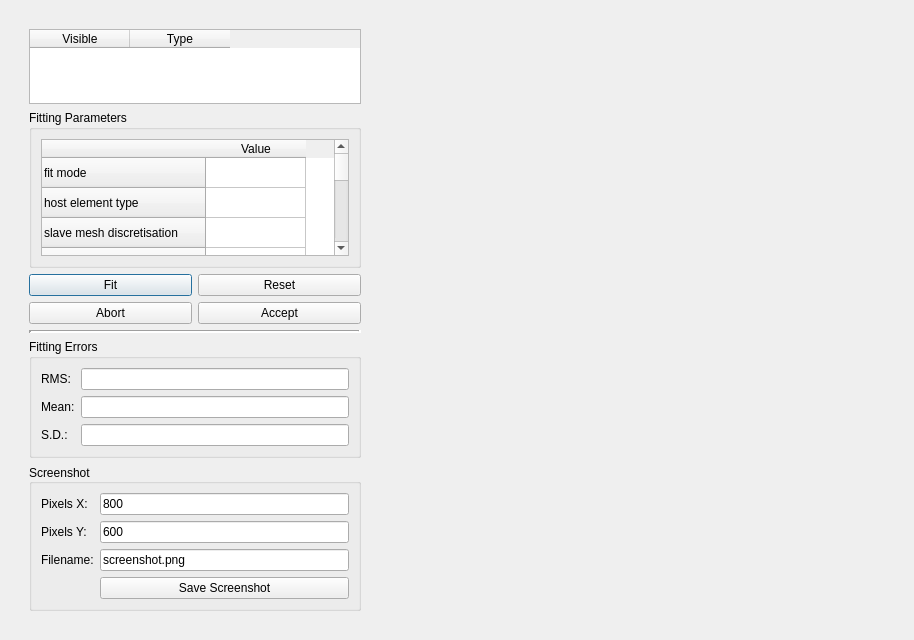
<?xml version="1.0" encoding="UTF-8"?>
<ui version="4.0">
 <class>Dialog</class>
 <widget class="QDialog" name="Dialog">
  <property name="geometry">
   <rect>
    <x>0</x>
    <y>0</y>
    <width>914</width>
    <height>640</height>
   </rect>
  </property>
  <property name="sizePolicy">
   <sizepolicy hsizetype="Preferred" vsizetype="Preferred">
    <horstretch>0</horstretch>
    <verstretch>0</verstretch>
   </sizepolicy>
  </property>
  <property name="windowTitle">
   <string>Host Mesh Fitting</string>
  </property>
  <layout class="QHBoxLayout" name="horizontalLayout_2">
   <item>
    <widget class="QWidget" name="widget" native="true">
     <property name="enabled">
      <bool>true</bool>
     </property>
     <property name="sizePolicy">
      <sizepolicy hsizetype="Preferred" vsizetype="Preferred">
       <horstretch>0</horstretch>
       <verstretch>0</verstretch>
      </sizepolicy>
     </property>
     <property name="maximumSize">
      <size>
       <width>16777215</width>
       <height>16777215</height>
      </size>
     </property>
     <layout class="QGridLayout" name="gridLayout">
      <item row="0" column="0">
       <widget class="QWidget" name="widget" native="true">
        <property name="sizePolicy">
         <sizepolicy hsizetype="Preferred" vsizetype="Preferred">
          <horstretch>0</horstretch>
          <verstretch>0</verstretch>
         </sizepolicy>
        </property>
        <property name="minimumSize">
         <size>
          <width>350</width>
          <height>0</height>
         </size>
        </property>
        <property name="maximumSize">
         <size>
          <width>500</width>
          <height>16777215</height>
         </size>
        </property>
        <layout class="QVBoxLayout" name="verticalLayout_3">
         <item>
          <layout class="QVBoxLayout" name="verticalLayout">
           <property name="sizeConstraint">
            <enum>QLayout::SetDefaultConstraint</enum>
           </property>
           <item>
            <widget class="QTableWidget" name="tableWidget">
             <property name="sizePolicy">
              <sizepolicy hsizetype="Preferred" vsizetype="Maximum">
               <horstretch>0</horstretch>
               <verstretch>0</verstretch>
              </sizepolicy>
             </property>
             <property name="minimumSize">
              <size>
               <width>0</width>
               <height>0</height>
              </size>
             </property>
             <property name="maximumSize">
              <size>
               <width>16777215</width>
               <height>150</height>
              </size>
             </property>
             <property name="sortingEnabled">
              <bool>false</bool>
             </property>
             <attribute name="horizontalHeaderVisible">
              <bool>true</bool>
             </attribute>
             <attribute name="horizontalHeaderCascadingSectionResizes">
              <bool>false</bool>
             </attribute>
             <attribute name="horizontalHeaderDefaultSectionSize">
              <number>100</number>
             </attribute>
             <column>
              <property name="text">
               <string>Visible</string>
              </property>
             </column>
             <column>
              <property name="text">
               <string>Type</string>
              </property>
             </column>
            </widget>
           </item>
           <item>
            <widget class="QGroupBox" name="groupBox">
             <property name="title">
              <string>Fitting Parameters</string>
             </property>
             <layout class="QVBoxLayout" name="verticalLayout_2">
              <item>
               <widget class="QTableWidget" name="fitParamsTableWidget">
                <row>
                 <property name="text">
                  <string>fit mode</string>
                 </property>
                </row>
                <row>
                 <property name="text">
                  <string>host element type</string>
                 </property>
                </row>
                <row>
                 <property name="text">
                  <string>slave mesh discretisation</string>
                 </property>
                </row>
                <row>
                 <property name="text">
                  <string>slave sobelov discretisation</string>
                 </property>
                </row>
                <row>
                 <property name="text">
                  <string>slave sobelov weight</string>
                 </property>
                </row>
                <row>
                 <property name="text">
                  <string>slave normal discretisation</string>
                 </property>
                </row>
                <row>
                 <property name="text">
                  <string>slave normal weight</string>
                 </property>
                </row>
                <row>
                 <property name="text">
                  <string>host sobelov discretisation</string>
                 </property>
                </row>
                <row>
                 <property name="text">
                  <string>host sobelov weight</string>
                 </property>
                </row>
                <row>
                 <property name="text">
                  <string>max iterations</string>
                 </property>
                </row>
                <row>
                 <property name="text">
                  <string>n closest points</string>
                 </property>
                </row>
                <row>
                 <property name="text">
                  <string>kdtree args</string>
                 </property>
                </row>
                <row>
                 <property name="text">
                  <string>verbose</string>
                 </property>
                </row>
                <column>
                 <property name="text">
                  <string>Value</string>
                 </property>
                </column>
                <item row="2" column="0">
                 <property name="text">
                  <string/>
                 </property>
                 <property name="flags">
                  <set>ItemIsSelectable|ItemIsEditable|ItemIsDragEnabled|ItemIsUserCheckable|ItemIsEnabled</set>
                 </property>
                </item>
               </widget>
              </item>
             </layout>
            </widget>
           </item>
           <item>
            <layout class="QGridLayout" name="fitButtonsGroup">
             <item row="0" column="0">
              <widget class="QPushButton" name="fitButton">
               <property name="text">
                <string>Fit</string>
               </property>
              </widget>
             </item>
             <item row="0" column="1">
              <widget class="QPushButton" name="resetButton">
               <property name="text">
                <string>Reset</string>
               </property>
              </widget>
             </item>
             <item row="1" column="1">
              <widget class="QPushButton" name="acceptButton">
               <property name="text">
                <string>Accept</string>
               </property>
              </widget>
             </item>
             <item row="1" column="0">
              <widget class="QPushButton" name="abortButton">
               <property name="text">
                <string>Abort</string>
               </property>
              </widget>
             </item>
            </layout>
           </item>
           <item>
            <spacer name="verticalSpacer">
             <property name="orientation">
              <enum>Qt::Vertical</enum>
             </property>
             <property name="sizeHint" stdset="0">
              <size>
               <width>20</width>
               <height>40</height>
              </size>
             </property>
            </spacer>
           </item>
           <item>
            <widget class="Line" name="line">
             <property name="lineWidth">
              <number>3</number>
             </property>
             <property name="orientation">
              <enum>Qt::Horizontal</enum>
             </property>
            </widget>
           </item>
           <item>
            <widget class="QGroupBox" name="errorGroup">
             <property name="title">
              <string>Fitting Errors</string>
             </property>
             <layout class="QFormLayout" name="formLayout_2">
              <item row="0" column="0">
               <widget class="QLabel" name="RMSELabel">
                <property name="text">
                 <string>RMS:</string>
                </property>
               </widget>
              </item>
              <item row="1" column="0">
               <widget class="QLabel" name="meanErrorLabel">
                <property name="text">
                 <string>Mean:</string>
                </property>
               </widget>
              </item>
              <item row="2" column="0">
               <widget class="QLabel" name="SDLabel">
                <property name="text">
                 <string>S.D.:</string>
                </property>
               </widget>
              </item>
              <item row="0" column="1">
               <widget class="QLineEdit" name="RMSELineEdit">
                <property name="alignment">
                 <set>Qt::AlignRight|Qt::AlignTrailing|Qt::AlignVCenter</set>
                </property>
                <property name="readOnly">
                 <bool>true</bool>
                </property>
               </widget>
              </item>
              <item row="1" column="1">
               <widget class="QLineEdit" name="meanErrorLineEdit">
                <property name="alignment">
                 <set>Qt::AlignRight|Qt::AlignTrailing|Qt::AlignVCenter</set>
                </property>
                <property name="readOnly">
                 <bool>true</bool>
                </property>
               </widget>
              </item>
              <item row="2" column="1">
               <widget class="QLineEdit" name="SDLineEdit">
                <property name="alignment">
                 <set>Qt::AlignRight|Qt::AlignTrailing|Qt::AlignVCenter</set>
                </property>
                <property name="readOnly">
                 <bool>true</bool>
                </property>
               </widget>
              </item>
             </layout>
            </widget>
           </item>
           <item>
            <widget class="QGroupBox" name="screenshotgroup">
             <property name="title">
              <string>Screenshot</string>
             </property>
             <property name="alignment">
              <set>Qt::AlignLeading|Qt::AlignLeft|Qt::AlignVCenter</set>
             </property>
             <layout class="QFormLayout" name="formLayout">
              <property name="fieldGrowthPolicy">
               <enum>QFormLayout::AllNonFixedFieldsGrow</enum>
              </property>
              <item row="0" column="0">
               <widget class="QLabel" name="pixelsXLabel">
                <property name="sizePolicy">
                 <sizepolicy hsizetype="Fixed" vsizetype="Preferred">
                  <horstretch>0</horstretch>
                  <verstretch>0</verstretch>
                 </sizepolicy>
                </property>
                <property name="text">
                 <string>Pixels X:</string>
                </property>
               </widget>
              </item>
              <item row="0" column="1">
               <widget class="QLineEdit" name="screenshotPixelXLineEdit">
                <property name="sizePolicy">
                 <sizepolicy hsizetype="Expanding" vsizetype="Fixed">
                  <horstretch>0</horstretch>
                  <verstretch>0</verstretch>
                 </sizepolicy>
                </property>
                <property name="text">
                 <string>800</string>
                </property>
               </widget>
              </item>
              <item row="1" column="0">
               <widget class="QLabel" name="pixelsYLabel">
                <property name="sizePolicy">
                 <sizepolicy hsizetype="Fixed" vsizetype="Preferred">
                  <horstretch>0</horstretch>
                  <verstretch>0</verstretch>
                 </sizepolicy>
                </property>
                <property name="text">
                 <string>Pixels Y:</string>
                </property>
               </widget>
              </item>
              <item row="1" column="1">
               <widget class="QLineEdit" name="screenshotPixelYLineEdit">
                <property name="sizePolicy">
                 <sizepolicy hsizetype="Expanding" vsizetype="Fixed">
                  <horstretch>0</horstretch>
                  <verstretch>0</verstretch>
                 </sizepolicy>
                </property>
                <property name="text">
                 <string>600</string>
                </property>
               </widget>
              </item>
              <item row="2" column="0">
               <widget class="QLabel" name="screenshotFilenameLabel">
                <property name="text">
                 <string>Filename:</string>
                </property>
               </widget>
              </item>
              <item row="2" column="1">
               <widget class="QLineEdit" name="screenshotFilenameLineEdit">
                <property name="sizePolicy">
                 <sizepolicy hsizetype="Expanding" vsizetype="Fixed">
                  <horstretch>0</horstretch>
                  <verstretch>0</verstretch>
                 </sizepolicy>
                </property>
                <property name="text">
                 <string>screenshot.png</string>
                </property>
               </widget>
              </item>
              <item row="3" column="1">
               <widget class="QPushButton" name="screenshotSaveButton">
                <property name="sizePolicy">
                 <sizepolicy hsizetype="Preferred" vsizetype="Fixed">
                  <horstretch>0</horstretch>
                  <verstretch>0</verstretch>
                 </sizepolicy>
                </property>
                <property name="text">
                 <string>Save Screenshot</string>
                </property>
               </widget>
              </item>
             </layout>
            </widget>
           </item>
          </layout>
         </item>
        </layout>
       </widget>
      </item>
      <item row="0" column="1">
       <widget class="MayaviSceneWidget" name="MayaviScene" native="true">
        <property name="sizePolicy">
         <sizepolicy hsizetype="Preferred" vsizetype="Expanding">
          <horstretch>1</horstretch>
          <verstretch>1</verstretch>
         </sizepolicy>
        </property>
       </widget>
      </item>
     </layout>
    </widget>
   </item>
  </layout>
 </widget>
 <customwidgets>
  <customwidget>
   <class>MayaviSceneWidget</class>
   <extends>QWidget</extends>
   <header>mayaviscenewidget.h</header>
   <container>1</container>
  </customwidget>
 </customwidgets>
 <resources/>
 <connections/>
</ui>
